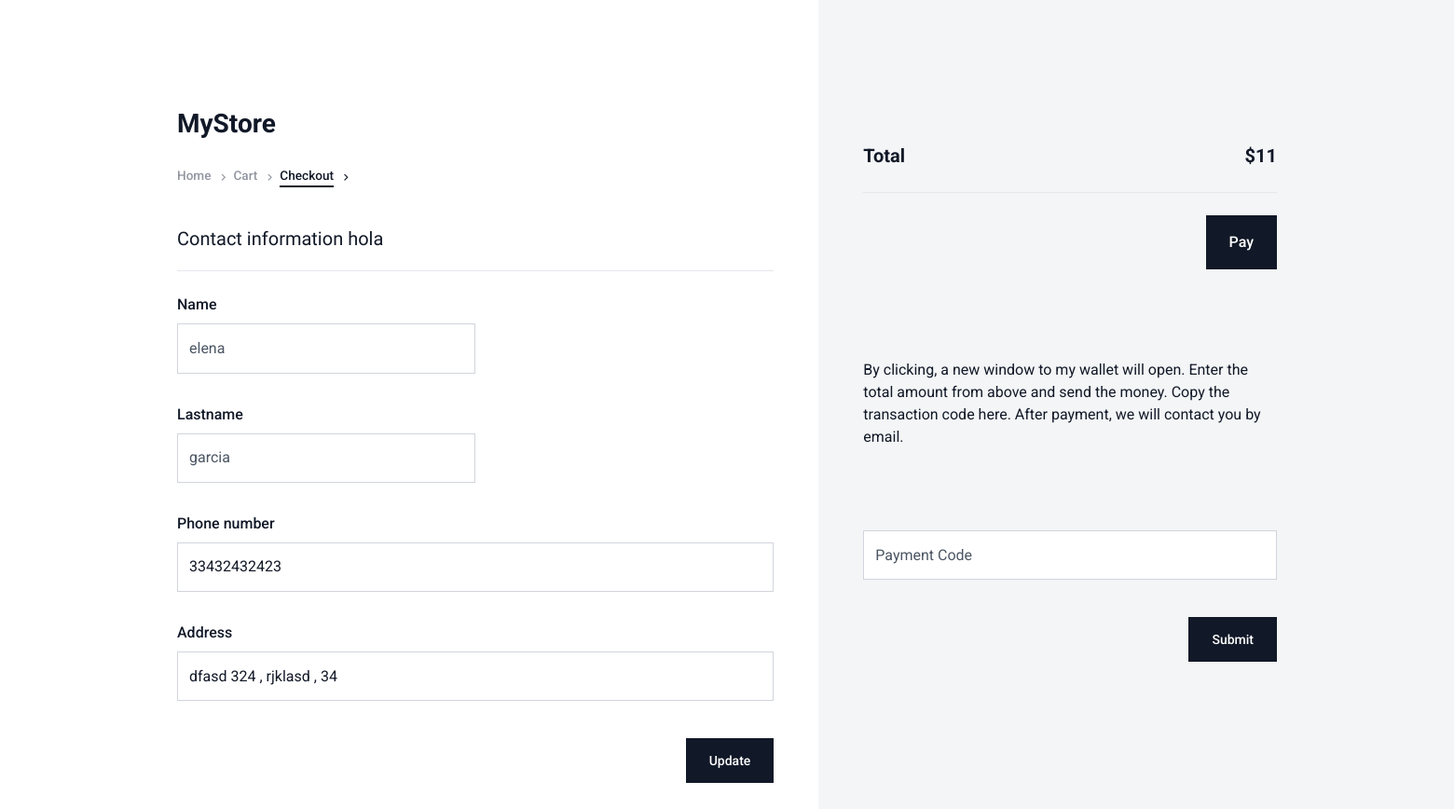
Page /checkout/7/ (signed in) on the earlier database version.
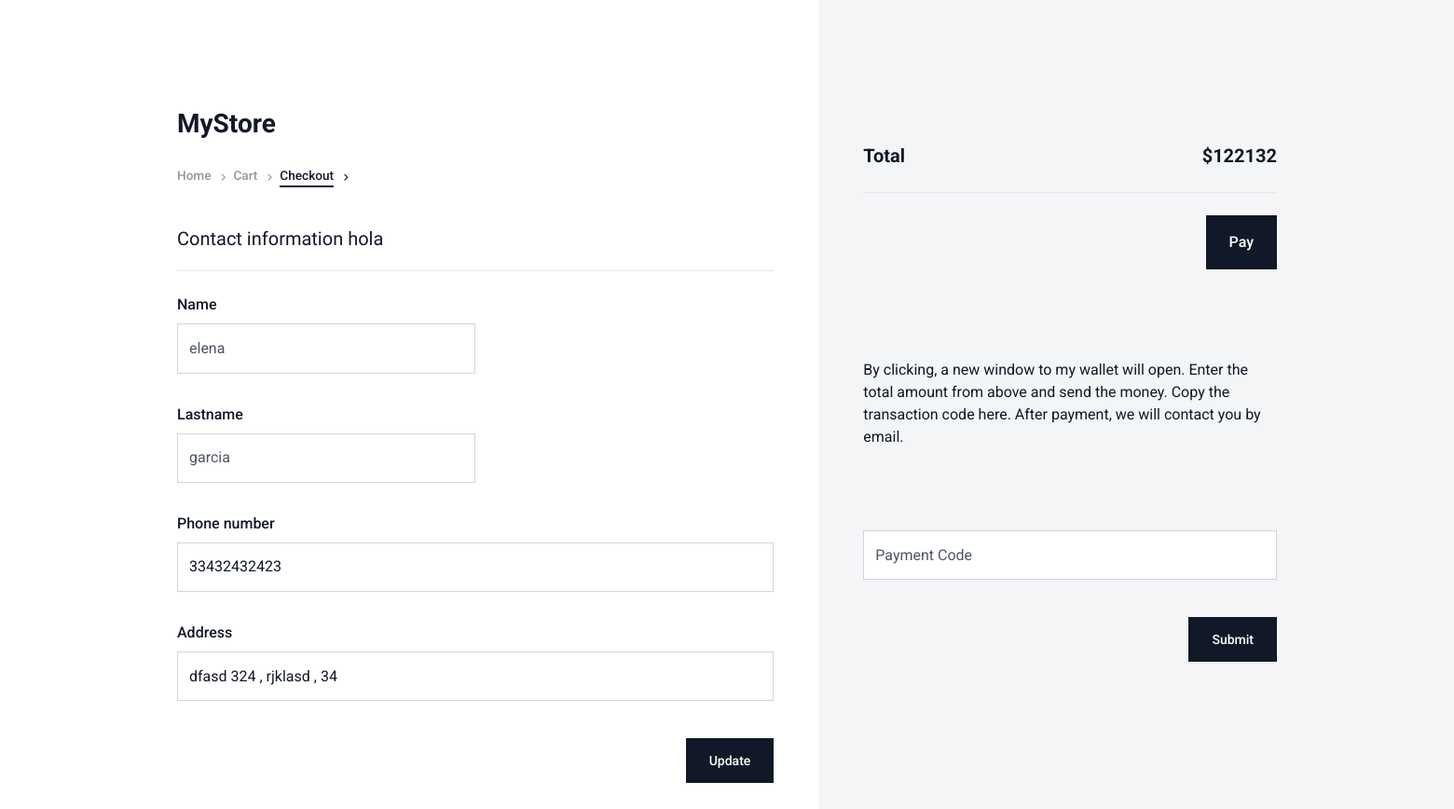
Same page on the later database version.
### products/models.py (models this page shows, shortened)
class Cart(models.Model):
    client = models.ForeignKey(Client, on_delete=models.CASCADE, related_name='carts')
    total = models.PositiveIntegerField(default=0, null=True, blank=True)
    done = models.BooleanField(default=False)
    products_q = models.SmallIntegerField(default=0, blank=True, null=True)
    date_created = models.DateField(auto_now_add=True, editable=False)
    payment_code = models.CharField(max_length=150, null=True, blank=True)

class Client(models.Model):
    user = models.OneToOneField(User, on_delete=models.CASCADE)
    phone_number = models.CharField(max_length=200, blank=True, null=True)
    address = models.CharField(max_length=750, null=True, blank=True)

### products/views.py (the view, shortened to what this page needs)
# urls.py: path('checkout/<int:cart_id>/', login_required(checkout), name="checkout"),
def checkout(request, cart_id):
    cart = Cart.objects.filter(id=cart_id).first()
    if request.method == 'GET':
        client_form = ClientForm(instance=cart.client)
        cart_form = CartForm(instance=cart)
        context = {
        'cart' : cart,
        'client_form': client_form,
        'cart_form': cart_form,
        }
        template_name = 'checkout.html'
        return render(request, template_name, context)

### products/forms.py (shortened to what this page needs)
class ClientForm(forms.ModelForm):
    first_name = forms.CharField(max_length=30, required=True, widget=forms.TextInput(attrs={
                'class':"form-control",
                'id':"first_name",
            }))
    last_name = forms.CharField(max_length=30, required=True,widget=forms.TextInput(attrs={
                'class':"form-control",
                'id':"last_name",
            }))
    class Meta:
        model = Client
        fields = ['phone_number', 'address', 'last_name', 'first_name']
        widgets = {
            'address': forms.TextInput(attrs={
                'class':"form-control",
                'id':"address",
            }),
            'phone_number': forms.TextInput(attrs={
                'class':"form-control",
                'id':"phone_number",
            }),
        }
    def __init__(self, *args, **kwargs):
        super(ClientForm, self).__init__(*args, **kwargs)
        instance = kwargs.get('instance')
        if instance:
            self.fields['first_name'].widget.attrs['placeholder'] = instance.user.first_name
            self.fields['last_name'].widget.attrs['placeholder'] = instance.user.last_name

class CartForm(forms.ModelForm):
    class Meta:
        model = Cart
        fields = ['payment_code',]
        widgets = {
            'payment_code': forms.TextInput(attrs={
                'class':"form-control",
                'id':"payment_code",
                'placeholder': 'Payment Code'
            }),}

### templates/checkout.html (shortened to what this page needs)
{% extends 'base.html' %}
{% load static %}
{% block 'styles' %}
  <link rel="stylesheet" href="{% static 'cart/css/libs.bundle.css' %}" />
  <link rel="stylesheet" href="{% static 'cart/css/theme.bundle.css' %}" />
  {% endblock %}
  {% block 'main' %}
    <section class="mt-0  vh-lg-100">
        <div class="container">
            <div class="row g-0 vh-lg-100">
                <div class="col-lg-7 pt-5 pt-lg-10">
                    <div class="pe-lg-5">
                        <a class="navbar-brand fw-bold fs-3 flex-shrink-0 mx-0 px-0" href="./index.html">
                                <div class="d-flex align-items-center">
                                  MyStore </div>
                            </a>
                        <nav class="d-none d-md-block">
                            <ul class="list-unstyled d-flex justify-content-start mt-4 align-items-center fw-bolder small">
                                <li class="me-4"><a class="nav-link-checkout "
                                  href="{% url 'home' %}">Home</a></li>
                                {% if cart.done == False %}<li class="me-4"><a class="nav-link-checkout "
                                        href="{% url 'cart' %}">Cart</a></li> {% endif %}
                                <li class="me-4"><a class="nav-link-checkout active">Checkout</a></li>
                            </ul>
                        </nav>                        <div class="mt-5">
                            <div class="d-flex justify-content-between align-items-center mb-4 border-bottom pb-4 my-4">
                              <h3 class="fs-5 fw-bolder m-0 lh-1">Contact information {{cart.client.user.username}}</h3>
                            </div>
                            <div class="row" id="profile-form">
                              <form method="post">{% csrf_token %}
                                <div class="col-sm-6">
                                  <div class="form-group">
                                    <label for="name" class="form-label">Name</label>
                                    {{client_form.first_name}}
                                  </div>
                                </div>
                                <div class="col-sm-6">
                                  <div class="form-group">
                                    <label for="lastname" class="form-label">Lastname</label>
                                    {{client_form.last_name}}
                                  </div>
                                </div>
                                <div class="col-sm-12">
                                  <div class="form-group">
                                    <label for="phone" class="form-label">Phone number</label>
                                     {{client_form.phone_number}}
                                  </div>
                                </div>
                                <div class="col-sm-12">
                                    <div class="form-group">
                                      <label for="phone" class="form-label">Address</label>
                                  {{client_form.address}}
                                    </div>
                                  </div>
                                <div class="py-2">
                                  <div class="input-group mb-0 d-flex flex-row-reverse">
                                      <button type="submit" class="btn btn-dark btn-sm px-4 py-3 mb-4" id="submit-button" name="client_form">Update</button>
                                  </div>
                              </div>
                            </form>
                            </div>
                                               </div>
                    </div>
                </div>
                <div class="col-12 col-lg-5 bg-light pt-lg-10 aside-checkout pb-5 pb-lg-0 my-5 my-lg-0">
                    <div class="p-4 py-lg-0 pe-lg-0 ps-lg-5">
                        <div class="pb-3"  id="cartTable">
                        </div>
                        <div class="py-4 border-bottom">
                            <div class="d-flex justify-content-between">
                                <div>
                                    <p class="m-0 fw-bold fs-5">Total</p>
                                </div>
                                <p class="m-0 fs-5 fw-bold" id="cartTotal">${{cart.total}}                           {% if cart.done == True %} (paid) {% endif %}
                                </p>
                            </div>
                        </div>
                        {% if cart.done == False %}
                        <div class="py-4">
                          <div class="pb-5 d-flex justify-content-md-end align-items-center">
                            <a href="https://paypal.me/patafeet?country.x=AR&locale.x=es_XC" class="btn btn-dark w-100 w-md-auto" role="button" target="_blank">Pay</a>
                          </div>
                        </div>
                        {% endif %}
                        <div class="py-4">
                          <div class="pb-5 d-flex justify-content-md-end align-items-center">
                            {% if cart.done == False %}
                            <p>By clicking, a new window to my wallet will open. Enter the total amount from above and send the money. Copy the transaction code here. After payment, we will contact you by email.</p>
                            {% else %}
                            <p>Your pay is being checked. Please hold and we will contact you for the delivery. Or send a email to ammarodeh@gmail.com if you have any question or issue. Thanks </p>
                            {% endif %}
                          </div>
                          {% if cart.done == False %}
                          <div class="row" id="profile-form">
                            <form method="post">{% csrf_token %}
                              <div class="col-sm-12">
                                  <div class="form-group">
                                        {{cart_form.payment_code}}
                                  </div>
                                </div>
                              <div class="py-2">
                                <div class="input-group mb-0 d-flex flex-row-reverse">
                                    <button type="submit" class="btn btn-dark btn-sm px-4 py-3 mb-4" id="submit-button" name="cart_form">Submit</button>
                                </div>
                              </div>
                            </form>
                          </div>
                          {% endif %}
                        </div>
                    </div>
                </div>
            </div>
        </div>
    </section>
    {% endblock %}

### templates/base.html (shortened to what this page needs)
{% load static %}
<!DOCTYPE html>
<html lang="en">
<head>
    <link rel="stylesheet" href="{% static 'Structure/css/navbar.css' %}">
    {% block 'styles' %}{% endblock %}
</head>
<body>
{% block 'main' %}{% endblock %}
</body>
</html>

### static/cart/css/libs.bundle.css (style rules this page uses)
:root { --swiper-theme-color:#007aff }
:root { --swiper-navigation-size:44px }

Differences in the rows shown:
changed Cart "hola": total "11" → "122132"
